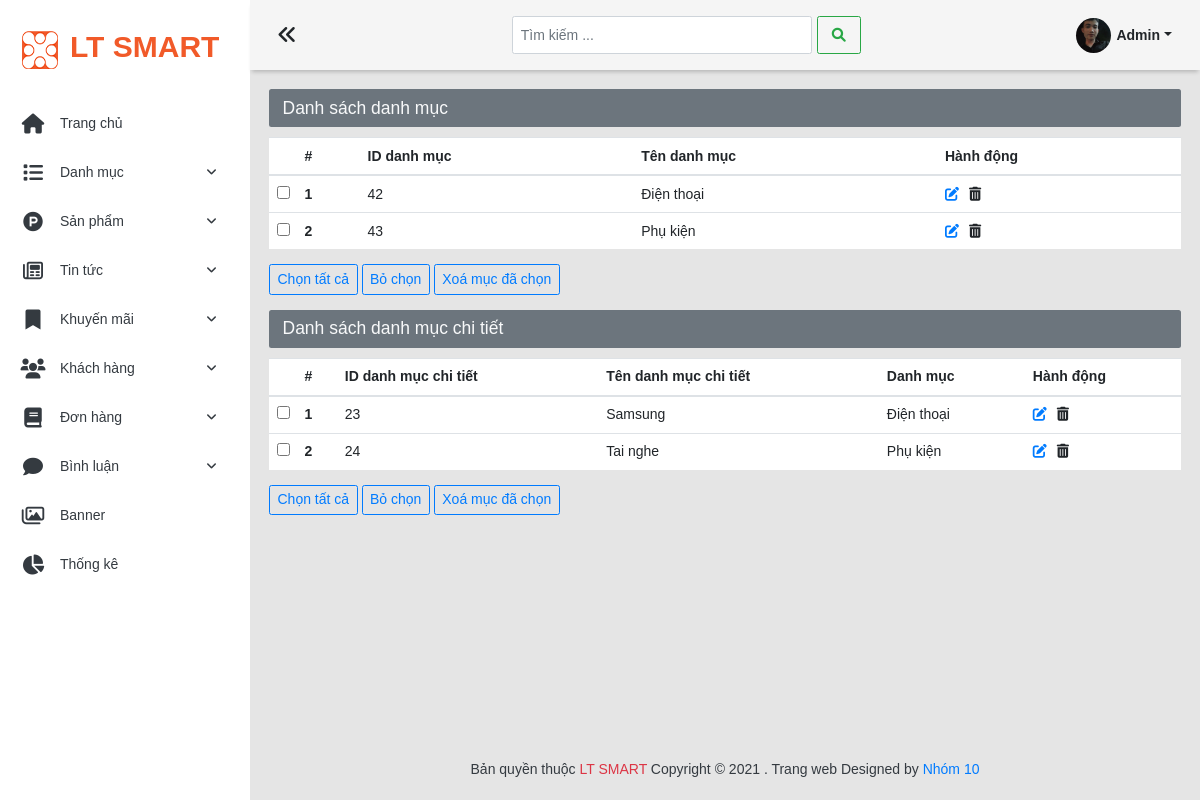
/admin/list-danh-muc, run on an earlier commit of the app's database.
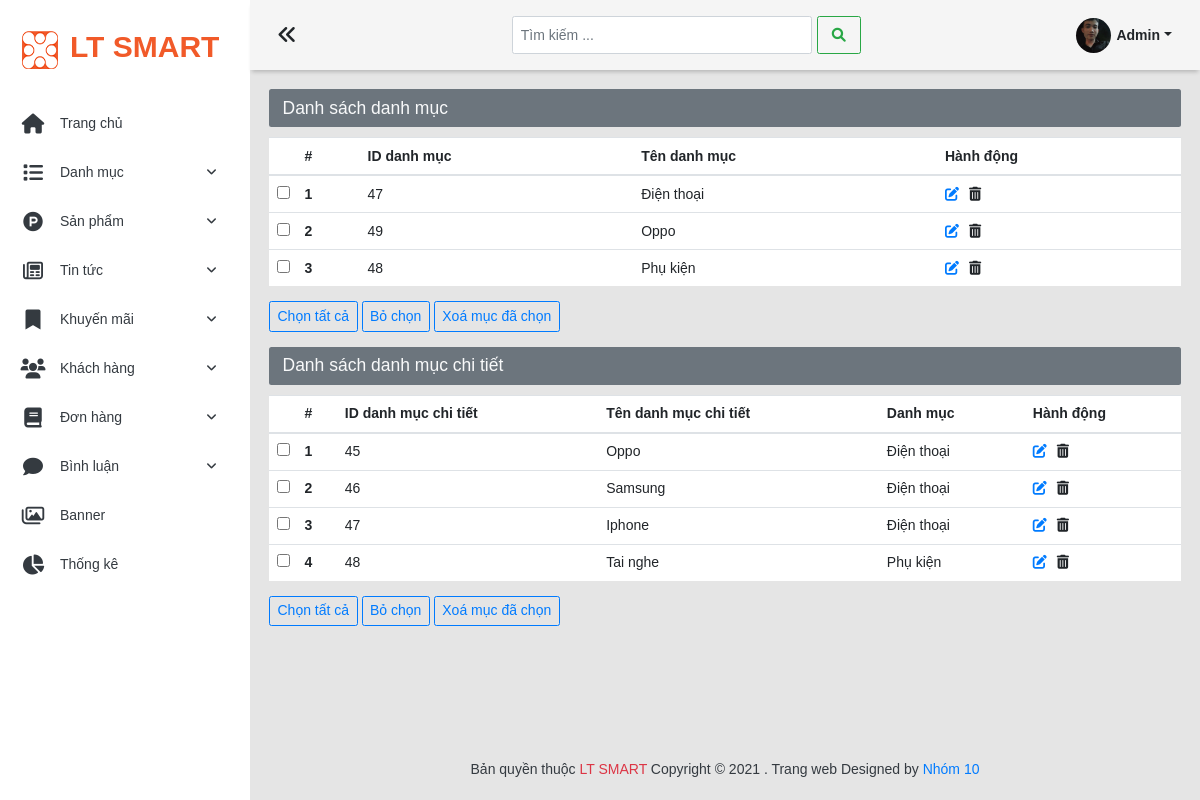
And on a later commit of the database.
### tables this page shows
CREATE TABLE `danh_muc_pro` (
  `id_dm_pro` int(11) NOT NULL,
  `ten_dm_pro` varchar(100) NOT NULL
);

CREATE TABLE `sub_danh_muc_pro` (
  `id_sub_dm_pro` int(11) NOT NULL,
  `ten_sub_dm_pro` varchar(100) NOT NULL,
  `id_dm_pro` int(11) NOT NULL
);

### admin/index.php (called while the page is built, shortened)
<?php
require_once '../global.php';
require_once '../model/danh-muc.php';
$url = isset($_GET['url']) ? $_GET['url'] : '/';
switch ($url) {
    case 'list-danh-muc':
        $list_dm_pro=danh_muc_chinh_QueryAll();
        $list_sub_dm_pro=danh_muc_con_QueryAll();
        break;
}
require_once 'views/layouts/index.php';

### global.php (called while the page is built, shortened)
<?php
$ROOT_URL='/duan1';
$ADMIN_URL= $ROOT_URL.'/admin';
$CONTENT_URL=$ROOT_URL.'/content';
$CONTENT_ADMIN_URL=$CONTENT_URL.'/admin';
?>

### model/pdo.php (called while the page is built, shortened)
<?php
function pdo_get_connection()
{
    $severname = "localhost";
    $username = "root";
    $password = "";
    try {
        $conn = new PDO("mysql:host=$severname;dbname=ltsmart;charset=utf8", $username, $password);
        $conn->setAttribute(PDO::ATTR_ERRMODE, PDO::ERRMODE_EXCEPTION);
        return $conn;
    } catch (Exception $e) {
        echo "kết nối thất bại" . $e->getMessage();
    }
}
function pdo_query($sql)
{
    $sql_args = array_slice(func_get_args(), 1);
    try {
        $conn = pdo_get_connection();
        $stmt = $conn->prepare($sql);
        $stmt->execute($sql_args);
        $rows = $stmt->fetchAll();
        return $rows;
    } catch (PDOException $e) {
        throw $e;
    } finally {
        unset($conn);
    }
}
function pdo_query_one($sql)
{
    $sql_args = array_slice(func_get_args(), 1);
    try {
        $conn = pdo_get_connection();
        $stmt = $conn->prepare($sql);
        $stmt->execute($sql_args);
        $row = $stmt->fetch(PDO::FETCH_ASSOC);
        return $row;
    } catch (PDOException $e) {
        throw $e;
    } finally {
        unset($conn);
    }
}
?>

### model/danh-muc.php (called while the page is built, shortened)
<?php
require_once 'pdo.php';
function danh_muc_chinh_QueryAll()
{
    $sql = "SELECT * FROM danh_muc_pro ";
    return pdo_query($sql);
}
function danh_muc_con_QueryAll()
{
    $sql = "SELECT * FROM sub_danh_muc_pro ";
    return pdo_query($sql);
}
function danh_muc_pro_Select_by_id_dm_pro($id_dm_pro)
{
    $sql="SELECT * FROM danh_muc_pro where id_dm_pro =?";
    return pdo_query_one($sql,$id_dm_pro);
}
?>

### admin/views/danh-muc/list-danh-muc.php (the view)
<div>
  <h3 class="alert bg-secondary text-light  heading-cate">Danh sách danh mục </h3>
  <?php
  if (count($list_dm_pro) == 0) {
  ?>
    <h5 class="alert alert-light">Chưa có danh mục</h5>
  <?php
  } else {
  ?>
    <form action="" method="POST" id="delete-danh-muc-chinh">
      <table class="table">
        <thead>
          <tr>
            <th scope="col" style="width:3%"></th>
            <th scope="col">#</th>
            <th scope="col">ID danh mục</th>
            <th scope="col">Tên danh mục</th>
            <th scope="col">Hành động</th>
          </tr>
        </thead>
        <tbody>
          <?php $i = 0;
          foreach ($list_dm_pro as $dm_pro) {
            $i++; ?>
            <tr>
              <td><input class="check-dm-chinh" name="dm-chinh[]" value="<?php echo $dm_pro['id_dm_pro']; ?>" type="checkbox"></td>
              <th scope="row"><?= $i; ?></th>
              <td><?= $dm_pro['id_dm_pro']; ?></td>
              <td><?= $dm_pro['ten_dm_pro']; ?></td>
              <td><a href="edit-danh-muc-chinh&id=<?= $dm_pro['id_dm_pro']; ?>"><i class="fas fa-edit mr-3"></i></a><span class="delete-dm-chinh cursor-pointer" data-ten_dm_chinh="<?= $dm_pro['ten_dm_pro']; ?>" data-delete_id_dm_chinh="<?= $dm_pro['id_dm_pro']; ?>"><i class="fas fa-trash-alt"></i></span></td>
            </tr>
          <?php
          }
          ?>
        </tbody>
      </table>
      <div class="my-4">
        <div class="btn btn-outline-primary" id="checkall-dm-chinh">Chọn tất cả</div>
        <div class="btn btn-outline-primary" id="uncheck-dm-chinh">Bỏ chọn</div>
        <button type="submit" onclick="return confirm('Bạn có muốn xoá này không?')" class="btn btn-outline-primary">Xoá mục đã chọn</button>
      </div>
    </form>
  <?php
  }
  ?>
</div>
<div class="my-4">
  <h3 class="alert bg-secondary text-light  heading-cate">Danh sách danh mục chi tiết </h3>
  <?php
  if (count($list_sub_dm_pro) == 0) { ?>
    <h5 class="alert alert-light">Chưa có danh mục</h5>
  <?php
  } else {
  ?>
    <form action="" id="delete-danh-muc-con" method="POST">
      <table class="table">
        <thead>
          <tr>
            <th scope="col" style="width:3%"></th>
            <th scope="col">#</th>
            <th scope="col">ID danh mục chi tiết</th>
            <th scope="col">Tên danh mục chi tiết</th>
            <th scope="col">Danh mục</th>
            <th scope="col">Hành động</th>
          </tr>
        </thead>
        <tbody>
          <?php $i = 0;
          foreach ($list_sub_dm_pro as $sub_dm_pro) {
            $i++; ?>
            <tr>
              <td><input type="checkbox" name="dm-con[]" value="<?= $sub_dm_pro['id_sub_dm_pro']; ?>" class="check-dm-con"></td>
              <th scope="row"><?= $i; ?></th>
              <td><?= $sub_dm_pro['id_sub_dm_pro']; ?></td>
              <td><?= $sub_dm_pro['ten_sub_dm_pro']; ?></td>
              <?php
              $Select_one_dm_pro= danh_muc_pro_Select_by_id_dm_pro($sub_dm_pro['id_dm_pro']);
              ?>
              <td><?= $Select_one_dm_pro['ten_dm_pro'] ?></td>
              <td><a href="edit-danh-muc-con&id=<?= $sub_dm_pro['id_sub_dm_pro']; ?>"><i class="fas fa-edit mr-3"></i></a><span class="delete-dm-con cursor-pointer" data-delete_id_dm_con="<?= $sub_dm_pro['id_sub_dm_pro']; ?>"><i class="fas fa-trash-alt"></i></span></td>
            </tr>
          <?php
          }
          ?>
        </tbody>
      </table>
      <div class="my-4">
        <div class="btn btn-outline-primary" id="checkall-dm-con">Chọn tất cả</div>
        <div class="btn btn-outline-primary" id="uncheck-dm-con">Bỏ chọn</div>
        <button type="submit" onclick="return confirm('Bạn có muốn xoá tất cả mục này không?')" class="btn btn-outline-primary">Xoá mục đã chọn</button>
      </div>
    </form>
  <?php
  }
  ?>
</div>

### admin/views/layouts/index.php (shortened to what this page needs)
<!DOCTYPE html>
<html lang="en">
<head>
    <link rel="stylesheet" href="https://cdnjs.cloudflare.com/ajax/libs/font-awesome/6.0.0-beta2/css/all.min.css"
 />
    <link rel="stylesheet" href="https://maxcdn.bootstrapcdn.com/bootstrap/4.0.0/css/bootstrap.min.css"
>
    <link rel="stylesheet" href="<?= $CONTENT_ADMIN_URL ?>/css/main.css">
    <link rel="stylesheet" href="<?= $CONTENT_ADMIN_URL ?>/css/base.css">
    <link rel="stylesheet" href="<?= $CONTENT_ADMIN_URL ?>/css/toastMessage.css">
</head>
<body>
    <div class="wrapper">
        <div class="navigation">
            <ul>
                <li class="py-4">
                    <a href="<?=$ADMIN_URL?>" class="navigation__link d-flex align-items-center">
                        <span><img src="<?=$CONTENT_ADMIN_URL?>/img/avatar_xt.gif" alt=""></span>
                        <span>
                            <h2 class="logo" style="white-space: nowrap;">LT SMART</h2>
                        </span>
                    </a>
                </li>
                <li class="navigation__items active">
                    <a href="<?=$ADMIN_URL?>" class="navigation__link d-flex align-items-center cursor-pointer">
                        <span><i class="fas fa-home"></i></span>
                        <span style="white-space: nowrap;">Trang chủ</span>
                    </a>
                </li>
                <li class="navigation__items">
                    <div class="navigation__link d-flex align-items-center cursor-pointer">
                        <span><i class="fas fa-list"></i></span>
                        <span style="white-space: nowrap;">Danh mục
                            <span class="box__icon-dropdown"><i
                                    class="icon__dropdown fas fa-angle-down"></i></span></span>
                    </div>
                </li>
                <li class="navigation__items">
                    <div class="navigation__link d-flex align-items-center cursor-pointer">
                        <span><i class="fab fa-product-hunt"></i></span>
                        <span style="white-space: nowrap;">Sản phẩm
                            <span class="box__icon-dropdown"><i
                                    class="icon__dropdown fas fa-angle-down"></i></span></span>
                    </div>
                </li>
                <li class="navigation__items">
                    <div class="navigation__link d-flex align-items-center cursor-pointer ">
                        <span><i class="far fa-newspaper"></i></span>
                        <span style="white-space: nowrap;">Tin tức
                            <span class="box__icon-dropdown"><i
                                    class="icon__dropdown fas fa-angle-down"></i></span></span>
                    </div>
                </li>
                <li class="navigation__items">
                    <div class="navigation__link d-flex align-items-center cursor-pointer">
                        <span><i class="fas fa-bookmark"></i></span>
                        <span style="white-space: nowrap;">Khuyến mãi
                            <span class="box__icon-dropdown"><i
                                    class="icon__dropdown fas fa-angle-down"></i></span></span>
                    </div>
                </li>
                <li class="navigation__items">
                    <div class="navigation__link d-flex align-items-center cursor-pointer">
                        <span><i class="fas fa-users"></i></span>
                        <span style="white-space: nowrap;">Khách hàng
                            <span class="box__icon-dropdown"><i
                                    class="icon__dropdown fas fa-angle-down"></i></span></span>
                    </div>
                </li>
                <li class="navigation__items">
                    <div class="navigation__link d-flex align-items-center cursor-pointer">
                        <span><i class="fas fa-book"></i></span>
                        <span style="white-space: nowrap;">Đơn hàng
                            <span class="box__icon-dropdown"><i
                                    class="icon__dropdown fas fa-angle-down"></i></span></span>
                    </div>
                </li>
                <li class="navigation__items">
                    <div class="navigation__link d-flex align-items-center cursor-pointer">
                        <span><i class="fas fa-comment"></i></span>
                        <span style="white-space: nowrap;">Bình luận
                            <span class="box__icon-dropdown"><i
                                    class="icon__dropdown fas fa-angle-down"></i></span></span>
                    </div>
                </li>
                <li class="navigation__items">
                    <div class="navigation__link d-flex align-items-center cursor-pointer">
                        <span><i class="far fa-images"></i></span>
                        <span style="white-space: nowrap;">Banner
                        </span>
                    </div>
                </li>
                <li class="navigation__items">
                    <div class="navigation__link d-flex align-items-center cursor-pointer">
                        <span><i class="fas fa-chart-pie"></i></span>
                        <span style="white-space: nowrap;">Thống kê</span>
                    </div>
                </li>
            </ul>
        </div>
        <main class="main">
            <div class="top__bar">
                <div class="toggle">
                    <i class="fas fa-angle-double-left"></i>
                </div>
                <div class="search">
                    <nav class="navbar navbar-light ">
                        <form class="form-inline">
                            <input class="form-control mr-sm-2" type="text" placeholder="Tìm kiếm ..."
                                aria-label="Search">
                            <button class="btn btn-outline-success my-2 my-sm-0" type="submit"><i
                                    class="fas fa-search"></i></button>
                        </form>
                    </nav>
                </div>
                <div class="user ">
                    <div class="dropdown d-flex align-items-center">
                        <div class="user__dropdown">
                        </div>
                        <div class="user__name pl-2 dropdown-toggle" style="cursor: pointer;font-weight: 600;"
                            data-toggle="dropdown" aria-haspopup="true" aria-expanded="false">Admin</div>
                    </div>
                </div>
            </div>
            <div class="content ">
               <?php include $view?>
            </div>
            <footer class="footer ">
                Bản quyền thuộc <span class="text-danger">LT SMART</span> Copyright &copy; 2021 . Trang web
                Designed by <a target="_blank" href="https://github.com/doanvanlong/Duan1">Nhóm 10</a>
            </footer>
    </div>
</body>
</html>

### content/admin/css/main.css (style rules this page uses)
* { padding: 0; margin: 0; }
:root { --link: #007bff; --primary-color: #f15a29; --bg-star: #ffdc41cc; }
html { font-size: 62.5%; line-height: 1.4rem; }
body { font-size: 1.4rem; }
.wrapper { width: 100%; max-width: 1366px; margin: 0 auto; }
.navigation { width: 250px; position: fixed; height: 100%; transition: all 0.4s; overflow: hidden; box-shadow: 0px 0px 28px 0px rgb(82 63 105 / 8%); }
.navigation ul { width: 100%; height: 100%; overflow-y: scroll; overflow-x: hidden; transition: all 0.3s; }
.navigation li:nth-child(1) .navigation__link { padding-left: 20px; }
.navigation__items { padding: 0 20px; }
.navigation__link { color: var(--dark); display: block; padding: 14px 0; position: relative; }
.navigation__link span:nth-child(2) i { position: absolute; top: 13%; right: 0; font-size: 1.2rem; transform: translateY(100%); }
.navigation__link span:nth-child(1) { width: 40px; display: flex; justify-content: center; }
.navigation__link span i { padding-right: 14px; font-size: 2rem; }
.logo { font-size: 3rem; padding-left: 10px; font-weight: 700; color: var(--primary-color); }
.main { width: calc(100% - 250px); margin-left: 250px; min-height: 100vh; background-color: #e5e5e5; transition: all 0.3s; position: relative; }
.top__bar { height: 70px; display: flex; justify-content: space-between; align-items: center; background-color: #f5f5f5; padding: 0 3%; position: sticky; top: 0; z-index: 1000; box-shadow: 0 4px 4px -2px rgba(0, 0, 0, 0.2); }
.toggle { font-size: 2rem; cursor: pointer; position: relative; }
.search input { line-height: 2rem !important; font-size: 1.4rem; width: 300px !important; }
.search ::placeholder { font-size: 1.4rem; }
.search button { line-height: 2rem; padding: 4px 14px; font-size: 1.4rem; }
.search .btn { padding: 0.8rem 1.4rem !important; }
.user__dropdown { width: 35px; height: 35px; border-radius: 50%; background-image: url("../img/user.jpg"); background-repeat: no-repeat; background-size: cover; }
.content { padding: 2% 2% 8% 2%; }
.footer { color: var(--dark); font-weight: 500; padding: 20px 0; text-align: center; width: 100%; position: absolute; bottom: 0; }

### content/admin/css/base.css (style rules this page uses)
* { padding: 0; margin: 0; }
body { font-family: "Helvetica ", Arial, sans-serif; }
.cursor-pointer { cursor: pointer; }
:root { --white-color: rgba(255, 255, 255, 0.966); }
.table { background-color: white; }
.form-control { font-size: 1.4rem !important; padding: 0.8rem !important; }
.btn { font-size: 1.4rem !important; }

What changed in the data, as far as the page shows it:
removed danh_muc_pro: id_dm_pro "42", ten_dm_pro "Điện thoại"
removed danh_muc_pro: id_dm_pro "43", ten_dm_pro "Phụ kiện"
removed sub_danh_muc_pro: id_sub_dm_pro "23", ten_sub_dm_pro "Samsung", id_dm_pro.ten_dm_pro "Điện thoại"
removed sub_danh_muc_pro: id_sub_dm_pro "24", ten_sub_dm_pro "Tai nghe", id_dm_pro.ten_dm_pro "Phụ kiện"
added danh_muc_pro: id_dm_pro "47", ten_dm_pro "Điện thoại"
added danh_muc_pro: id_dm_pro "49", ten_dm_pro "Oppo"
added danh_muc_pro: id_dm_pro "48", ten_dm_pro "Phụ kiện"
added sub_danh_muc_pro: id_sub_dm_pro "45", ten_sub_dm_pro "Oppo", id_dm_pro.ten_dm_pro "Điện thoại"
added sub_danh_muc_pro: id_sub_dm_pro "46", ten_sub_dm_pro "Samsung", id_dm_pro.ten_dm_pro "Điện thoại"
added sub_danh_muc_pro: id_sub_dm_pro "47", ten_sub_dm_pro "Iphone", id_dm_pro.ten_dm_pro "Điện thoại"
added sub_danh_muc_pro: id_sub_dm_pro "48", ten_sub_dm_pro "Tai nghe", id_dm_pro.ten_dm_pro "Phụ kiện"
